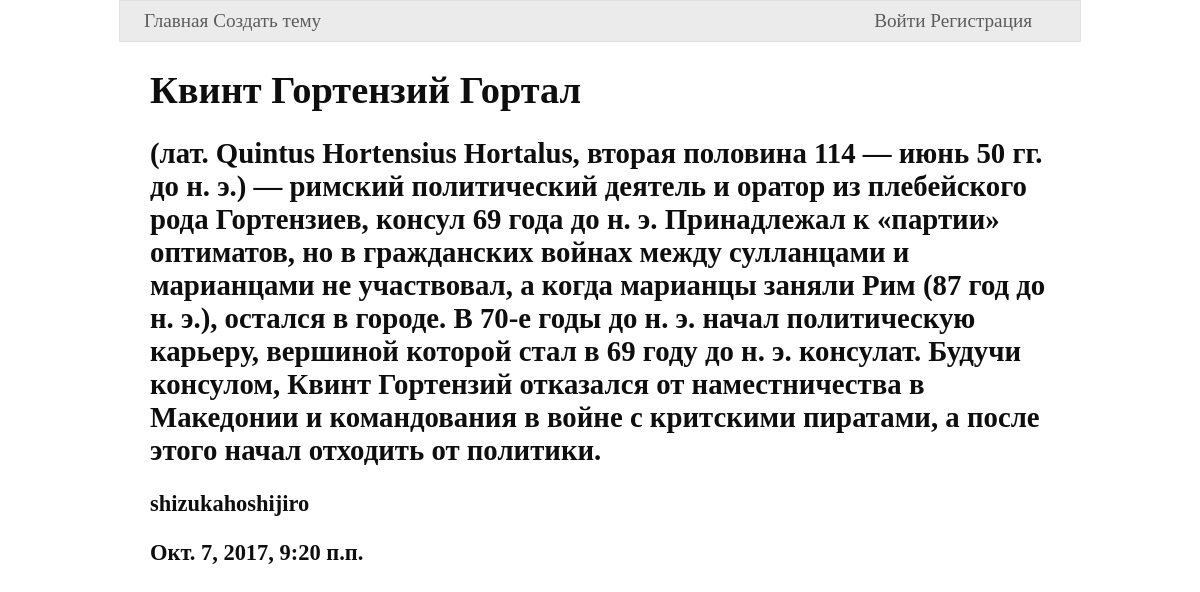
Page /7/ on the committed database.
### core/models.py (models this page shows, shortened)
class Topic(models.Model):
    topic_title = models.CharField(max_length=40)
    topic_description = models.TextField()
    topic_author = models.ForeignKey(settings.AUTH_USER_MODEL, on_delete=PROTECT)
    topic_pub_date = models.DateTimeField(auto_now_add=True)
    topic_update_date = models.DateTimeField(auto_now=True)
    class Meta:
        ordering = ("-topic_pub_date","topic_title")

### core/views.py (the view)
# urls.py: url(r"^(?P<pk>\d+)/$", views.Topic_DetailView.as_view(), name="detail"),
class Topic_DetailView(DetailView):
    model = Topic
    template_name = "core/detail.html"

### core/templates/core/detail.html (shortened to what this page needs)
{% extends "core/patterns/parents/main.html" %}
{% block content %}
    <h1>{{ object.topic_title }}</h1>
    <h2>{{ object.topic_description }}</h2>
    <h3>{{ object.topic_author }}</h3>
    <h3>{{ object.topic_pub_date }}</h3>
{% endblock %}

### core/static/core/main.css (style rules this page uses)
body { margin:0; font-size:1.20em ; color: #0e0e0e; }

### rows in the picture
Topic: topic_title "Квинт Гортензий Гортал", topic_description "(лат. Quintus Hortensius Hortalus, вторая половина 114 — июнь 50 гг. до н. э.) — римский политический деятель и оратор из плебейского рода Гортензиев, консул 69 года до н. э. Принадлежал к «партии» оптиматов, но в гражданских войнах между сулланцами и марианцами не участвовал, а когда марианцы заняли Рим (87 год до н. э.), остался в городе. В 70-е годы до н. э. начал политическую карьеру, вершиной которой стал в 69 году до н. э. консулат. Будучи консулом, Квинт Гортензий отказался от наместничества в Македонии и командования в войне с критскими пиратами, а после этого начал отходить от политики.", topic_author "shizukahoshijiro", topic_pub_date "Окт. 7, 2017, 9:20 п.п."
